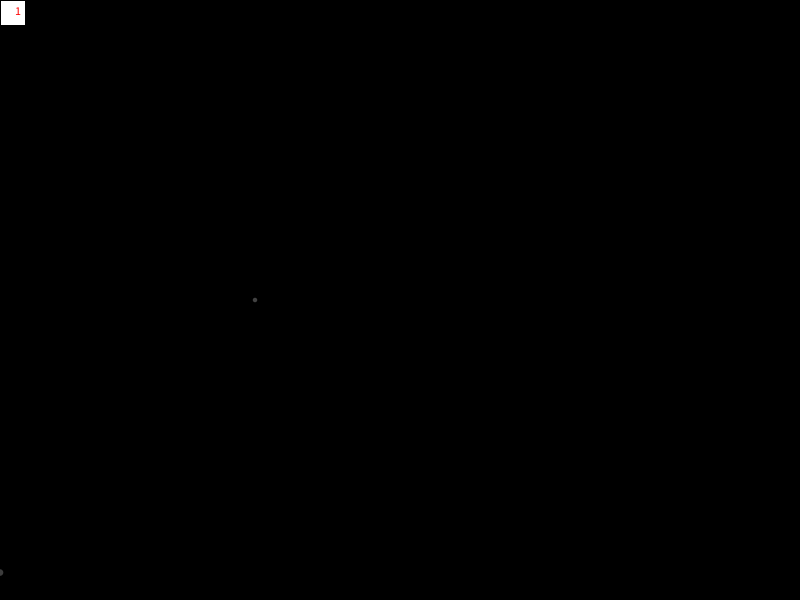
Frame 1 (no input)
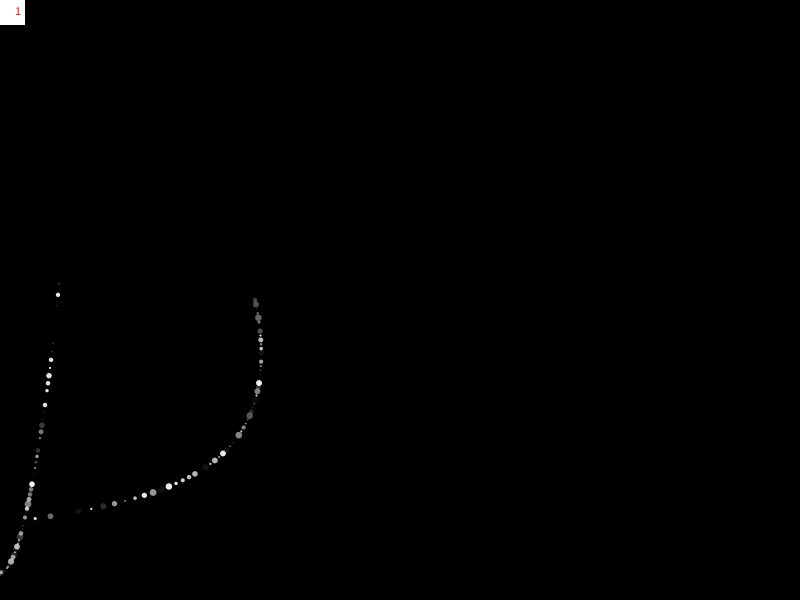
Frame 60 (the mouse pressed at the canvas centre just before this capture)
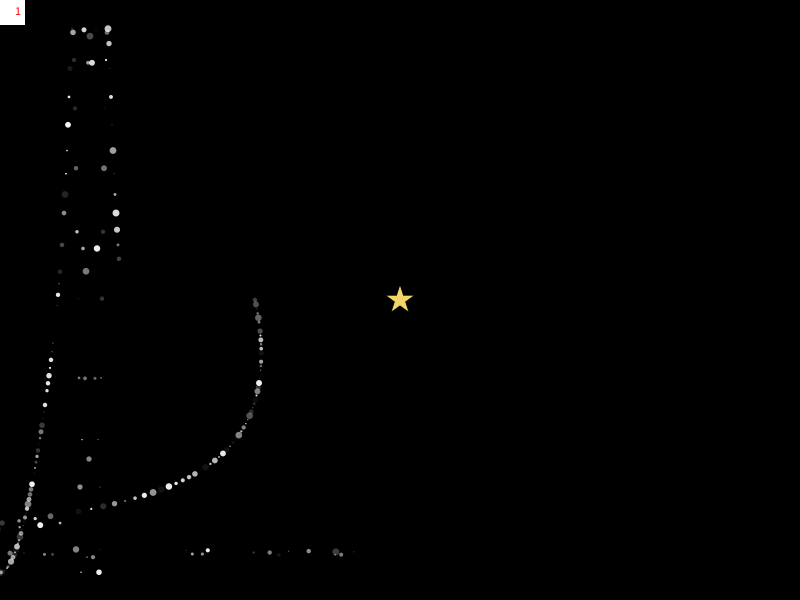
Frame 120 (the mouse held since frame 60 and released just before this capture)

The Processing sketch that drew these frames (run headless with seeded random() and noise(); from frame 60 on, the mouse is pressed at the canvas centre):

// Processing sketch: processing_76294
// ── processing_76294.pde

// Alex Zajicek, Hw #6, Starmaker

float angle;
float stars;
int mode = 0;
float a;
float b;
float c;

void setup(){
  size(800, 600);
  colorMode(HSB, 360, 100, 100, 100);
  angle = 0;
  stars = 0;
  mode = 0;
  background(0, 0, 0);
  smooth();
}

void draw(){
  if(mode == 0){
    Mode1();
    fill(360, 0, 100);
    rect(0, 0, 25, 25);
    fill(360, 100, 100);
    text("1", 15, 15);
  } else if (mode == 1){
    Mode2();
    fill(360, 0, 100);
    rect(0, 0, 25, 25);
    fill(360, 100, 100);
    text("2", 15, 15);
  }
  float a;
  float b;
  float c;
  a = 255*cos(tan(radians(stars)));
  b = 255*sin(radians(stars));
  c = 25*tan(cos(tan(radians(stars))));
  
  fill(0, 0, 100);
  myStar2(stars+a, b+height/2);
  myStar2(stars, c*7+height/2);
  stars++;
  
  if ((keyPressed==true)&&(key=='r')){
    background(0, 0, 0);
    a = 0;
    b = 0;
    c = 0;
  }
}

void keyReleased(){
  if(mode == 0){
    mode = 1;
  } else if(mode == 1){
    mode = 0;
  }
}
void Mode1(){
  if(mousePressed){
    myStar(mouseX, mouseY);
  }
}

void Mode2(){
  if(mousePressed){
    Planet(mouseX, mouseY);
  }
}

void myStar(float x, float y){
  angle = angle + 180;
  float starSize;
  starSize = random(15);
  pushMatrix();
  translate(x, y);
  rotate(radians(180));
  //ellipse(100*sin(radians(angle)), 100*cos(radians(angle)), 5, 5);
  fill(47, 57, 95, random(100));
  beginShape();
    for(int i = 0; i < 360*2+1; i = i + 144){
    vertex(starSize*sin(radians(i)), starSize*cos(radians(i)));
    }
  endShape();
  popMatrix();
}

void myStar2(float x, float y){
  float starSize;
  float starLight;
  starSize = random(7);
  starLight = random(100);
  noStroke();
  fill(0, 0, 100, starLight);
  ellipse(x, y, starSize, starSize);
}

void Planet(float x, float y){
  float planetSize;
  float planetLight;
  planetSize = random(20);
  planetLight = random(100);
  pushMatrix();
  translate(mouseX-width/2, mouseY-height/2);
  x = 100*cos(radians(angle));
  y = 100*sin(radians(angle));
  
  noStroke();
  fill(28, 56, 44, planetLight);
  ellipse(x+width/2, y+height/2, planetSize, planetSize);
  angle = angle+10;
  popMatrix();
}
